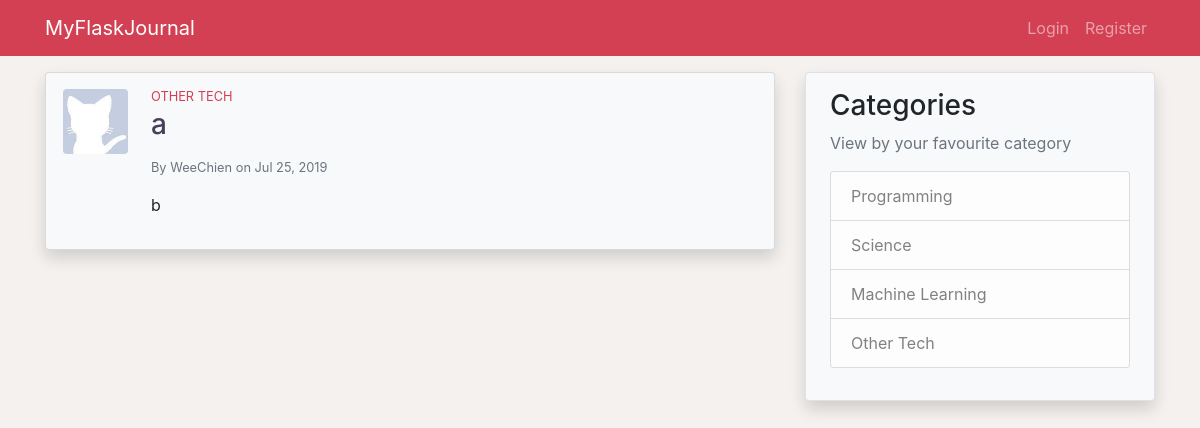
The page /post/3 on the database as committed earlier.
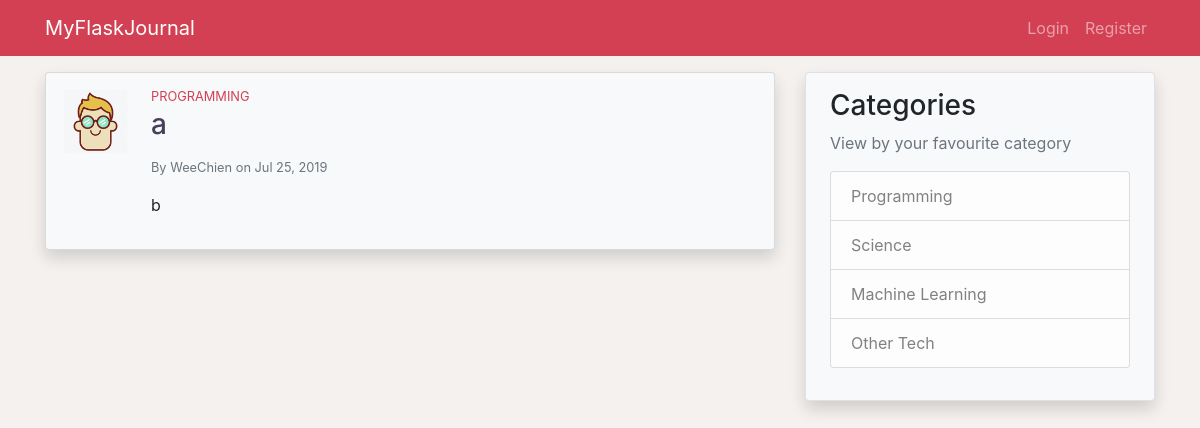
The same page on the database as committed later.
### application/models.py (models this page shows, shortened)
class User(db.Model, UserMixin):
    id = db.Column(db.Integer, primary_key=True)
    username = db.Column(db.String(20), unique=True, nullable=False)
    email = db.Column(db.String(120), unique=True, nullable=False)
    image_file = db.Column(db.String(20), nullable=False,
                           default='default.jpg')
    password = db.Column(db.String(60), nullable=False)
    posts = db.relationship('Post', backref='author', lazy=True)

class Post(db.Model):
    id = db.Column(db.Integer, primary_key=True)
    title = db.Column(db.String(100), nullable=False)
    date_posted = db.Column(db.DateTime, nullable=False,
                            default=datetime.utcnow)
    content = db.Column(db.Text, nullable=False)
    category = db.Column(db.String(100), nullable=False)
    user_id = db.Column(db.Integer, db.ForeignKey('user.id'), nullable=False)

### application/posts/routes.py (the view)
@posts.route('/post/<int:post_id>')
def post(post_id):
    post = Post.query.get_or_404(post_id)
    return render_template('posts/post.html', title=post.title, post=post)

### application/templates/posts/post.html (shortened to what this page needs)
{% extends 'layout.html' %}
{% block content %}
        <div class="card mb-3 p-3 shadow bg-light">
            <div class="row">
                <div class="ml-3 mb-3 pr-2">
                    <img src="{{ url_for('static', filename='profile_pics/' + post.author.image_file) }}" class="post-img rounded mx-md-auto d-block">
                </div>
                <div class="col">
                    <h6 class="post-category mb-1 small">
                    </h6>
                    <h3 class="post-title mb-3">
                        <a class="clean-a" href="{{ url_for('posts.post', post_id=post.id) }}">{{ post.title }}</a>
                    </h3>
                    <div class="text-muted small mb-3">
                        By <a class="clean-a" href="{{ url_for('users.user_posts', username=post.author.username) }}">{{ post.author.username }}</a>
                        on {{ post.date_posted.strftime('%b %d, %Y')}}
                    </div>
                    <p class="post-content">{{ post.content }}</p>
                </div>
            </div>
        </div>
{% endblock %}

Rows that differ between the two databases and show on the page:
changed User "WeeChien": image_file: picture added in place of a placeholder
changed Post: category "OTHER TECH" → "PROGRAMMING"
